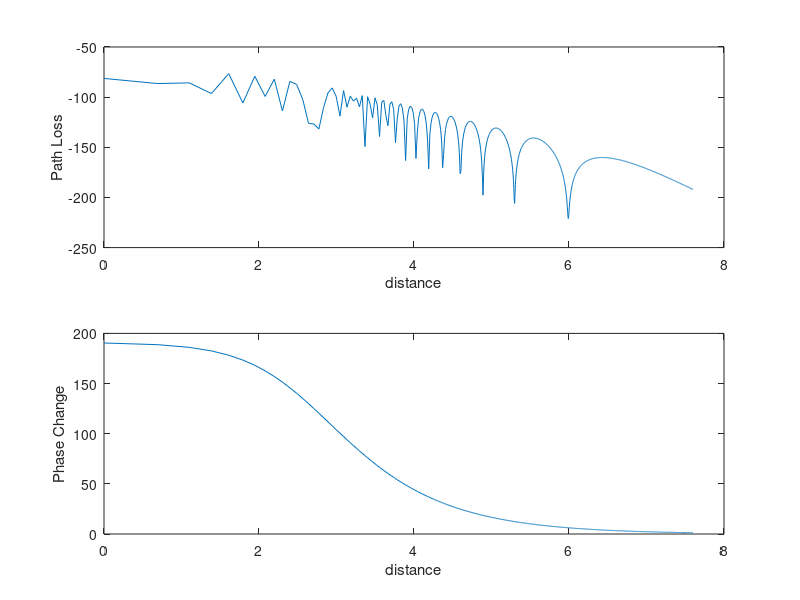

This chart was generated by the following MATLAB code:
clear;clc;
ht = 10;        % Transmitter Height
hr = 3;         % Reciever Height
d = 1:2000;     % Distance between Tx & Rx
F = 2e9;        % Frequency
G_l = 1;        % in square root value 
G_r = 1;        % in square root value 
Er = 15;        % dielectric constant

lambda = 3e8/F;                     % Wavelength       
L = sqrt((ht-hr)^2 + d.^2);         % LOS distance 
x_x1 = sqrt((ht+hr)^2 + d.^2);      % Reflected Ray distance
x = x_x1./(1+ ht/hr);               % distance to incident 
theta = ht./x;                      % angle of incident
Z= sqrt(Er - cos(theta).^2);        % Polarization Factor
R = (sin(theta)- Z)/(sin(theta)+ Z);% Reflection coefficient 
Phi = 2*pi*(x_x1-L)/lambda;         % change in Phase

T1 = 20*log(lambda/4*pi);
T2 = 20*log(abs((G_l./L)+(R.*G_r.*exp(-1i*Phi)./x_x1)));

Path_Loss = T1 + T2;

subplot(2,1,1)
plot(log(d),Path_Loss);
xlabel("distance");
ylabel("Path Loss");
subplot(2,1,2);
plot(log(d),theta.*(180/pi));
xlabel("distance");
ylabel("Phase Change");

% Notes 
% As the frequency increases the constructive and destructive interference
% increases.
% Phase change tends to 0 as the distance increases.
% Antenna height also affects the Path Loss 
% attenuation of the signal is reduced if the antenna size in increased
% the gain due to beam forming has a significat effect 

